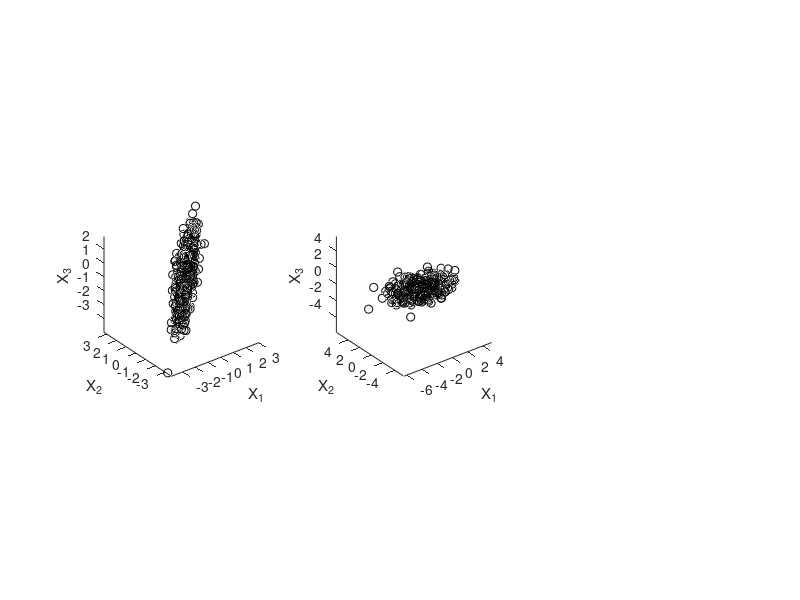
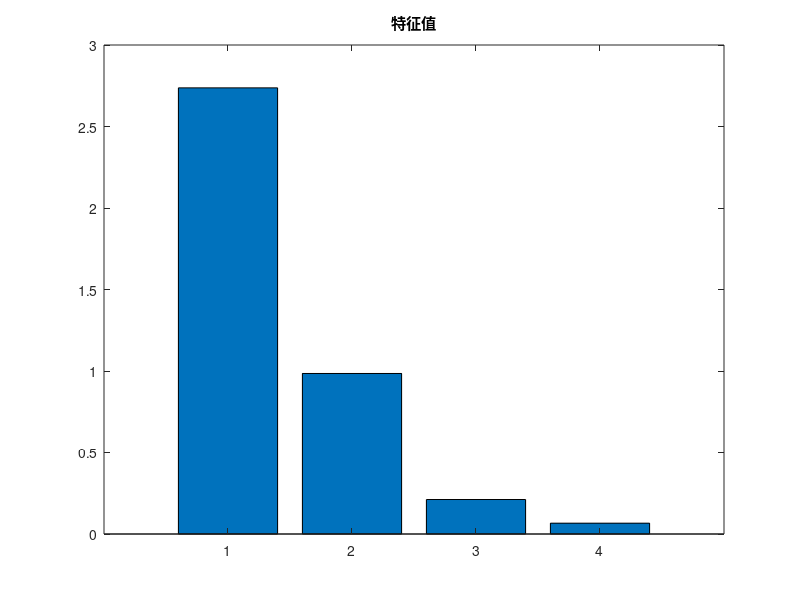

The MATLAB source for these figures, in order: (Note: this script raises an error after producing the figures.)
close all;
clear;
clc;
%% 产生训练数据
m=500;
% 产生500行3列的数据
s=10*randn(m,1);
q=4*randn(m,1);
r=2*randn(m,1);
t=randn(m,1);
e=0.01*randn(m,1);
a=sqrt(2)/2;

x1=a*(s+r)+t+e;
x2=a*(s-r)+t+e;
x3=x1+q;
x4=t;
x=[x1,x2,x3,x4];
Xtrain =x;

%% 标准化处理训练数据：
X_mean=mean(Xtrain);
st=std(Xtrain);
n=size(Xtrain,2);
for i=1:n
    Xtrain(:,i)=(Xtrain(:,i)-X_mean(i)) ./ st(i);
end
figure(1);
subplot(1,3,1);
plot3(Xtrain(:,1),Xtrain(:,2),Xtrain(:,3),'ko')
axis equal;
xlabel('X_1'),
ylabel('X_2'),
zlabel('X_3');


%% 求训练数据 T2统计量
[coeff, score, latent, tsquared, explained]=pca(Xtrain);

figure(2);
bar(latent);
title('特征值');
T=score;

figure(1)
subplot(1,3,2);
plot3(T(:,1),T(:,2),T(:,3),'ko');
axis equal;
xlabel('X_1'),
ylabel('X_2'),
zlabel('X_3');
%% 置信度为95%的t2 
T2UCL1=ksdensity(tsquared,0.95,'Function','icdf');

num=1;
while sum(latent(1:num))/sum(latent) < 0.95
    num=num+1;
end

Tx=T(:,1:num);

figure(1)
subplot(1,3,3)
plot3(Tx(:,1),Tx(:,2),Tx(:,3),'k.')
xlabel('PC1 or t_1'); ylabel('PC2 or T_2'); zlabel('PC3 or T_3')
axis equal
hold on;
%% 

C=diag(latent(1:num));
INVC=inv(C);
for i=1:500
    T2(i)=Tx(i,:)*INVC*Tx(i,:)';
end

figure(3)
plot([1,500]',[T2UCL1,T2UCL1],'r-','Linewidth',2)
hold on
plot(T2,'k-.')
legend('0.95Control limit of T^2','T^2 of training samples')
xlabel('samples');ylabel('T^2')


%% 画椭球
a=sqrt(latent(1,:)*T2UCL1);
b=sqrt(latent(2,:)*T2UCL1);
c=sqrt(latent(3,:)*T2UCL1);

% thita=0:0.01:2*pi;
% t1=a*cos(thita);
% t2=b*sin(thita);

t = linspace(0,2*pi,66);
p = linspace(0,pi,50);
[T,P] = meshgrid(t,p);

x = a*cos(T).*cos(P);
y = b*cos(T).*sin(P);
z = c*sin(T);

% x = a*sin(T).*cos(P);
% y = b*sin(T).*sin(P);
% z = c*cos(T);


figure(1);
subplot(1,3,3);
plot3(x,y,z,'r-.','Linewidth',1)
legend('score','t2');
